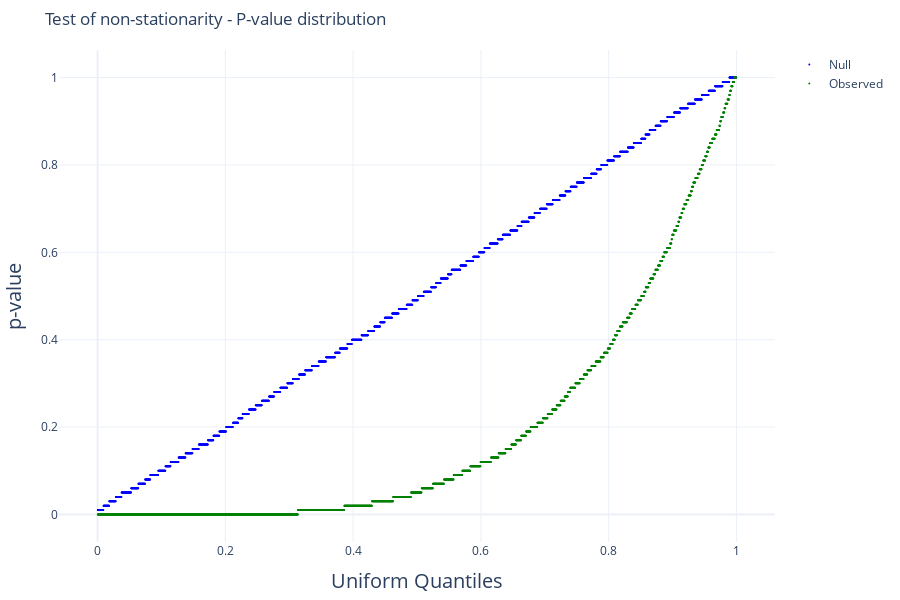

The code cell stored with this chart in its notebook:
### Code cell
fig = qq_plot_null_observed(list(p_value_list_ton_null.values()), list(p_value_tested_dict.values()))
fig.update_layout(title='Test of non-stationarity - P-value distribution', xaxis_title='Uniform Quantiles', yaxis_title='p-value',
                    template='plotly_white',
                    margin=dict(l=20, r=20, t=50, b=20),
                    autosize=True,
                    yaxis_title_font={'size': 20},  
                    xaxis_title_font={'size': 20}, 
                    width=None)
fig.show()

### Figure 1 — Plotly figure (JSON) as saved in the notebook; plotly's stock layout.template omitted (floating-point values rounded to 4 significant figures; data arrays with more than 128 entries replaced by an {"elided": "..."} marker saying what was removed)
{"data": [{"marker": {"color": "blue", "size": 2}, "mode": "markers", "name": "Null", "type": "scatter", "x": {"elided": "3113 float values"}, "y": {"elided": "3113 float values"}}, {"marker": {"color": "green", "size": 2}, "mode": "markers", "name": "Observed", "type": "scatter", "x": {"elided": "3113 float values"}, "y": {"elided": "3113 float values"}}], "layout": {"autosize": true, "height": 600, "margin": {"b": 20, "l": 20, "r": 20, "t": 50}, "title": {"text": "Test of non-stationarity - P-value distribution"}, "xaxis": {"title": {"font": {"size": 20}, "text": "Uniform Quantiles"}}, "yaxis": {"title": {"font": {"size": 20}, "text": "p-value"}}}}
